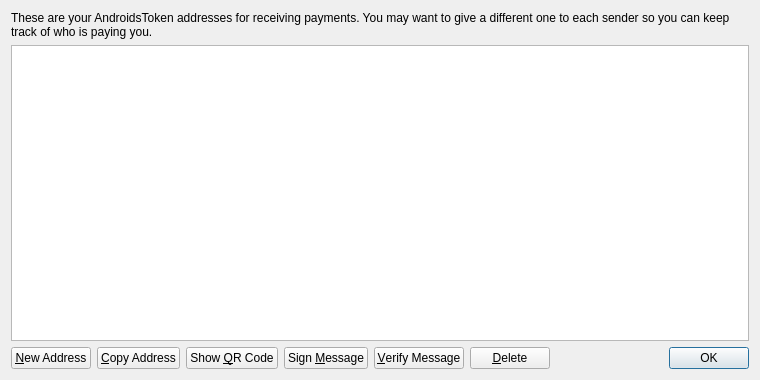
<?xml version="1.0" encoding="UTF-8"?>
<ui version="4.0">
 <class>AddressBookPage</class>
 <widget class="QWidget" name="AddressBookPage">
  <property name="geometry">
   <rect>
    <x>0</x>
    <y>0</y>
    <width>760</width>
    <height>380</height>
   </rect>
  </property>
  <property name="windowTitle">
   <string>Address Book</string>
  </property>
  <layout class="QVBoxLayout" name="verticalLayout">
   <item>
    <widget class="QLabel" name="labelExplanation">
     <property name="text">
      <string>These are your AndroidsToken addresses for receiving payments. You may want to give a different one to each sender so you can keep track of who is paying you.</string>
     </property>
     <property name="textFormat">
      <enum>Qt::PlainText</enum>
     </property>
     <property name="wordWrap">
      <bool>true</bool>
     </property>
    </widget>
   </item>
   <item>
    <widget class="QTableView" name="tableView">
     <property name="contextMenuPolicy">
      <enum>Qt::CustomContextMenu</enum>
     </property>
     <property name="toolTip">
      <string>Double-click to edit address or label</string>
     </property>
     <property name="tabKeyNavigation">
      <bool>false</bool>
     </property>
     <property name="alternatingRowColors">
      <bool>true</bool>
     </property>
     <property name="selectionMode">
      <enum>QAbstractItemView::SingleSelection</enum>
     </property>
     <property name="selectionBehavior">
      <enum>QAbstractItemView::SelectRows</enum>
     </property>
     <property name="sortingEnabled">
      <bool>true</bool>
     </property>
     <attribute name="verticalHeaderVisible">
      <bool>false</bool>
     </attribute>
    </widget>
   </item>
   <item>
    <layout class="QHBoxLayout" name="horizontalLayout">
     <item>
      <widget class="QPushButton" name="newAddressButton">
       <property name="toolTip">
        <string>Create a new address</string>
       </property>
       <property name="text">
        <string>&amp;New Address</string>
       </property>
       <property name="icon">
        <iconset resource="../bitcoin.qrc">
         <normaloff>:/icons/add</normaloff>:/icons/add</iconset>
       </property>
      </widget>
     </item>
     <item>
      <widget class="QPushButton" name="copyToClipboard">
       <property name="toolTip">
        <string>Copy the currently selected address to the system clipboard</string>
       </property>
       <property name="text">
        <string>&amp;Copy Address</string>
       </property>
       <property name="icon">
        <iconset resource="../bitcoin.qrc">
         <normaloff>:/icons/editcopy</normaloff>:/icons/editcopy</iconset>
       </property>
      </widget>
     </item>
     <item>
      <widget class="QPushButton" name="showQRCode">
       <property name="text">
        <string>Show &amp;QR Code</string>
       </property>
       <property name="icon">
        <iconset resource="../bitcoin.qrc">
         <normaloff>:/icons/qrcode</normaloff>:/icons/qrcode</iconset>
       </property>
      </widget>
     </item>
     <item>
      <widget class="QPushButton" name="signMessage">
       <property name="toolTip">
        <string>Sign a message to prove you own a AndroidsToken address</string>
       </property>
       <property name="text">
        <string>Sign &amp;Message</string>
       </property>
       <property name="icon">
        <iconset resource="../bitcoin.qrc">
         <normaloff>:/icons/edit</normaloff>:/icons/edit</iconset>
       </property>
      </widget>
     </item>
     <item>
      <widget class="QPushButton" name="verifyMessage">
       <property name="toolTip">
        <string>Verify a message to ensure it was signed with a specified AndroidsToken address</string>
       </property>
       <property name="text">
        <string>&amp;Verify Message</string>
       </property>
       <property name="icon">
        <iconset resource="../bitcoin.qrc">
         <normaloff>:/icons/transaction_0</normaloff>:/icons/transaction_0</iconset>
       </property>
      </widget>
     </item>
     <item>
      <widget class="QPushButton" name="deleteButton">
       <property name="toolTip">
        <string>Delete the currently selected address from the list</string>
       </property>
       <property name="text">
        <string>&amp;Delete</string>
       </property>
       <property name="icon">
        <iconset resource="../bitcoin.qrc">
         <normaloff>:/icons/remove</normaloff>:/icons/remove</iconset>
       </property>
      </widget>
     </item>
     <item>
      <spacer name="horizontalSpacer">
       <property name="orientation">
        <enum>Qt::Horizontal</enum>
       </property>
       <property name="sizeHint" stdset="0">
        <size>
         <width>40</width>
         <height>20</height>
        </size>
       </property>
      </spacer>
     </item>
     <item>
      <widget class="QDialogButtonBox" name="buttonBox">
       <property name="sizePolicy">
        <sizepolicy hsizetype="Maximum" vsizetype="Fixed">
         <horstretch>0</horstretch>
         <verstretch>0</verstretch>
        </sizepolicy>
       </property>
       <property name="standardButtons">
        <set>QDialogButtonBox::Ok</set>
       </property>
      </widget>
     </item>
    </layout>
   </item>
  </layout>
 </widget>
 <resources>
  <include location="../bitcoin.qrc"/>
 </resources>
 <connections/>
</ui>
